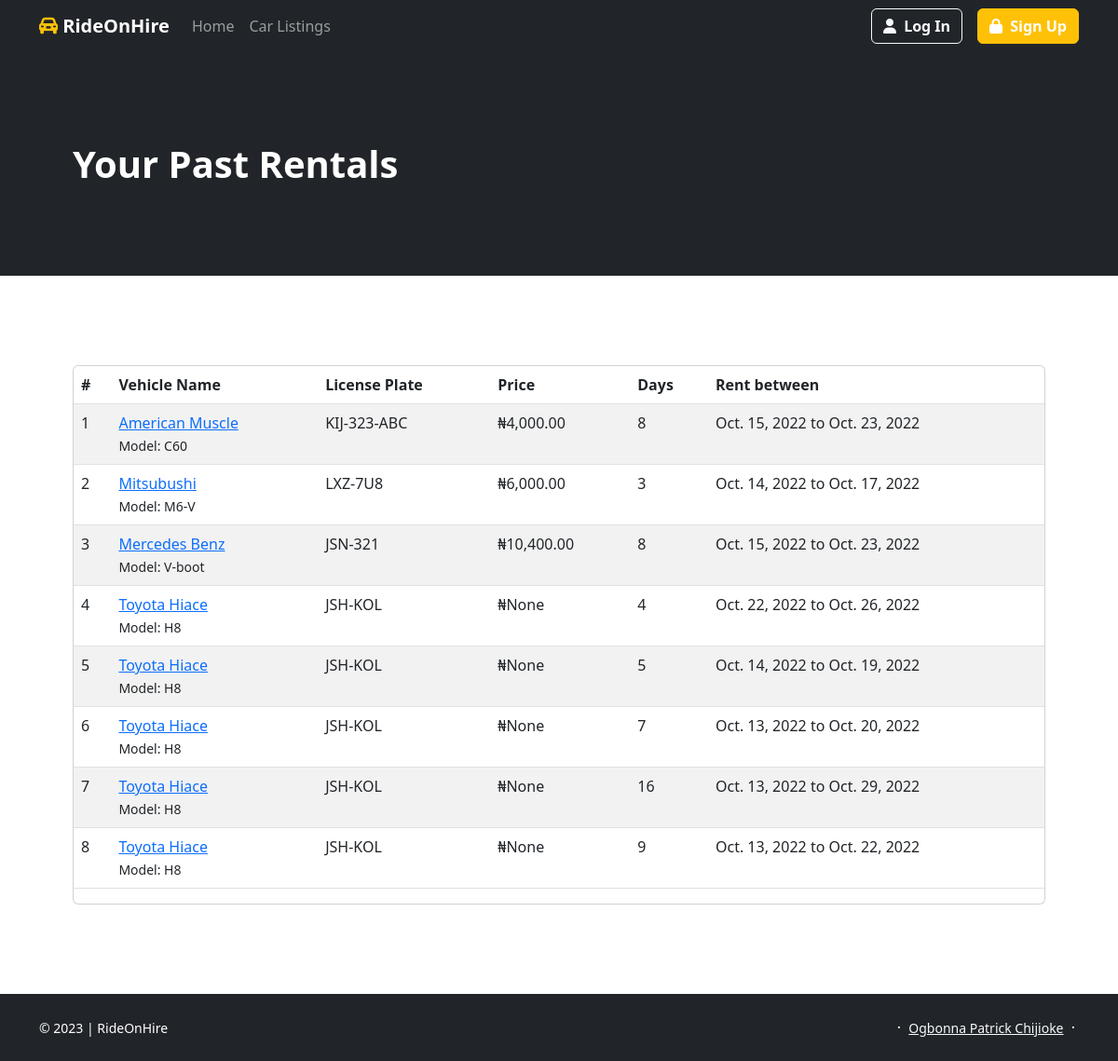
The page /account/customer/my-rentals/ (signed in) on the database its author committed.
### vehicle/models.py (models this page shows, shortened)
class Rent(models.Model):
    PENDING = 'P'
    APPROVED = 'A'
    DECLINED = 'D'
    REQUEST_STATUS_CHOICES = [
        (PENDING, 'Pending'),
        (APPROVED, 'Approved'),
        (DECLINED, 'Declined'),
    ]
    date_of_booking = models.DateField(blank=True, null=True)
    date_of_return = models.DateField(blank=True, null=True)
    advance_amount = models.IntegerField(blank=True, null=True) # remove
    total_amount = models.DecimalField(
        max_digits=12, decimal_places=2,
        blank=True, null=True)
    is_available = models.BooleanField(default=True)
    paid = models.BooleanField(default=False)
    request_status = models.CharField(
        max_length=1, choices=REQUEST_STATUS_CHOICES, default=PENDING) # remove
    vehicle = models.ForeignKey(Vehicle, on_delete=models.CASCADE)
    customer = models.ForeignKey(
        User, on_delete=models.CASCADE, related_name='rents')
    vendor = models.ForeignKey(
        VendorProfile, on_delete=models.CASCADE, related_name='rents')
    paystack_id = models.CharField(max_length=150, blank=True)
    created = models.DateTimeField(auto_now_add=True)
    updated = models.DateTimeField(auto_now=True)
    class Meta:
        ordering = ['-created']
    @property
    def total_days(self):
        date_of_booking = self.date_of_booking
        date_of_return = self.date_of_return
        if date_of_booking > date_of_return:
            return
        dates = (date_of_return - date_of_booking)
        return dates.days

class Vehicle(models.Model):
    vendor = models.ForeignKey(
        User, on_delete=models.PROTECT, related_name='vehicles')
    name = models.CharField(max_length=60)
    model = models.CharField(max_length=10, blank=True)
    color = models.CharField(max_length=20)
    no_of_seats = models.IntegerField()
    description = models.TextField(max_length=5000)
    car_type = models.ForeignKey(
        CarType, on_delete=models.PROTECT,
        blank=True, null=True)
    gear_type = models.ForeignKey(
        GearType, on_delete=models.PROTECT,
        blank=True, null=True)
    fuel_type = models.ForeignKey(
        FuelType, on_delete=models.PROTECT,
        blank=True, null=True)
    price = models.DecimalField(max_digits=6, decimal_places=2)
    image = models.ImageField(upload_to='vehicle')
    is_available = models.BooleanField(default=True)
    license_plate = models.CharField(max_length=20, unique=True)
    area = models.ForeignKey(Area, on_delete=models.PROTECT)
    compares = models.ManyToManyField(
        User, related_name='compare', blank=True, default=None)
    created = models.DateTimeField(auto_now_add=True)
    updated = models.DateTimeField(auto_now=True)
    class Meta:
        ordering = ['-created']

### account/views.py (the view)
@login_required
def customer_previous_rentals(request):
    user = request.user
    rents = Rent.objects.filter(customer=user)
    return render(request,
                  'customer/rentals.html',
                  {'rents': rents})

### templates/customer/rentals.html (shortened to what this page needs)
{% extends "base.html" %}
{% load humanize %}
{% block content %}
<section class="py-5 bg-dark">
    <div class="container px-5 my-5">
        <div class="mb-5 text-white">
            <h1 class="fw-bolder">Your Past Rentals</h1>
        </div>
    </div>
</section>
<section class="py-5">
    <div class="container px-5 my-5">
        <div class="card">
            <div class="card-body p-0">
                <table class="table table-striped projects">
                    <thead>
                        <tr>
                            <th>#</th>
                            <th>Vehicle Name</th>
                            <th>License Plate</th>
                            <th>Price</th>
                            <th>Days</th>
                            <th>Rent between</th>
                        </tr>
                    </thead>
                    <tbody>
                        {% for rent in rents %}
                        <tr>
                            <td>{{ forloop.counter }}</td>
                            <td>
                                <a href="{% url 'vehicle:detail' rent.vehicle.id %}">{{ rent.vehicle.name }}</a>
                                <br />
                                <small>Model: {{ rent.vehicle.model }}</small>
                            </td>
                            <td>{{ rent.vehicle.license_plate }}</td>
                            <td>&#8358;{{ rent.total_amount|intcomma }}</td>
                            <td>{{ rent.total_days }}</td>
                            <td>{{ rent.date_of_booking }} to {{ rent.date_of_return }}</td>
                        </tr>
                        {% empty %} You have not rented any vehicle yet.
                        {% endfor %}
                    </tbody>
                </table>
            </div>
        </div>
    </div>
</section>
{% endblock content %}

### rows shown on the page
Rent: vehicle.name "American Muscle", vehicle.model "C60", vehicle.license_plate "KIJ-323-ABC", total_amount "4,000.00", total_days "8", date_of_booking "Oct. 15, 2022", date_of_return "Oct. 23, 2022"
Rent: vehicle.name "Mitsubushi", vehicle.model "M6-V", vehicle.license_plate "LXZ-7U8", total_amount "6,000.00", total_days "3", date_of_booking "Oct. 14, 2022", date_of_return "Oct. 17, 2022"
Rent: vehicle.name "Mercedes Benz", vehicle.model "V-boot", vehicle.license_plate "JSN-321", total_amount "10,400.00", total_days "8", date_of_booking "Oct. 15, 2022", date_of_return "Oct. 23, 2022"
Rent: vehicle.name "Toyota Hiace", vehicle.model "H8", vehicle.license_plate "JSH-KOL", total_amount "None", total_days "4", date_of_booking "Oct. 22, 2022", date_of_return "Oct. 26, 2022"
Rent: vehicle.name "Toyota Hiace", vehicle.model "H8", vehicle.license_plate "JSH-KOL", total_amount "None", total_days "5", date_of_booking "Oct. 14, 2022", date_of_return "Oct. 19, 2022"
Rent: vehicle.name "Toyota Hiace", vehicle.model "H8", vehicle.license_plate "JSH-KOL", total_amount "None", total_days "7", date_of_booking "Oct. 13, 2022", date_of_return "Oct. 20, 2022"
Rent: vehicle.name "Toyota Hiace", vehicle.model "H8", vehicle.license_plate "JSH-KOL", total_amount "None", total_days "16", date_of_booking "Oct. 13, 2022", date_of_return "Oct. 29, 2022"
Rent: vehicle.name "Toyota Hiace", vehicle.model "H8", vehicle.license_plate "JSH-KOL", total_amount "None", total_days "9", date_of_booking "Oct. 13, 2022", date_of_return "Oct. 22, 2022"
